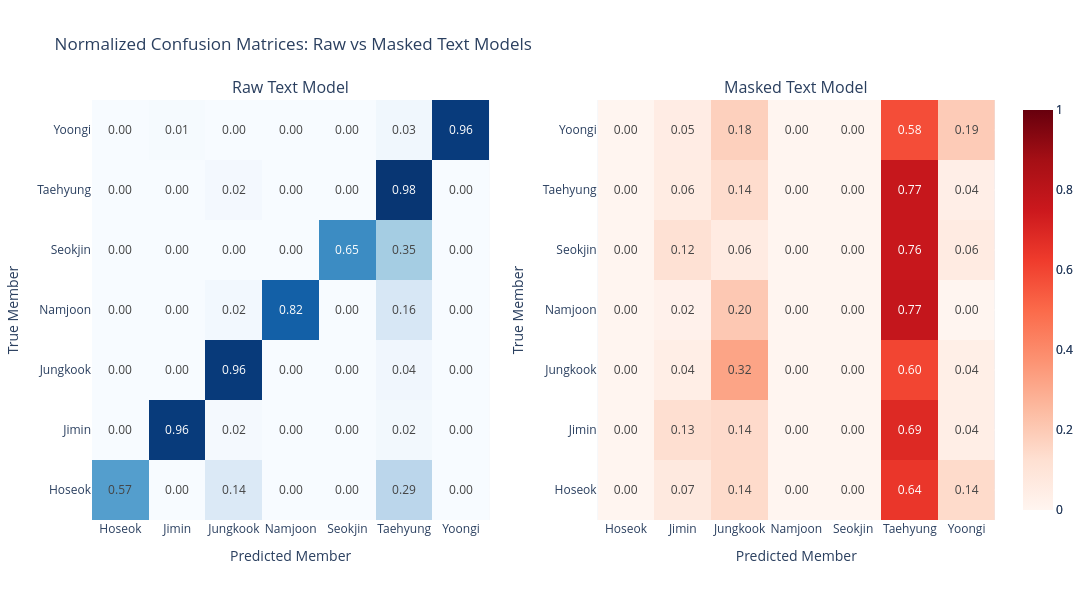

This figure's notebook cell:
### Markdown cell above
### 7.9 Confusion Matrix

A confusion matrix is a tabular representation that compares true labels with predicted labels for a classification model. In this context, it will help demonstrating which specific member classes are being correctly or incorrectly predicted. In other words, it shows whether the model is correctly identifying each member or confusing them with others

### Code cell
# Confusion matrix figure paths

MASKING_CM_HTML = (
    BOTS_FIGURES_PATH /
    "06_masking_confusionmatrice.html"
)

MASKING_CM_PNG = (
    BOTS_FIGURES_PATH /
    "06_masking_confusionmatrice.png"
)


# Prepare labels

labels = sorted(
    bots["member"].unique()
)


# Generate predictions

y_pred_raw = model_raw.predict(
    X_test_raw
)

y_pred_masked = model_masked.predict(
    X_test_masked
)


# Create normalized confusion matrix

def normalized_cm_df(y_true, y_pred, labels):

    cm = confusion_matrix(
        y_true,
        y_pred,
        labels=labels
    )

    cm_norm = (
        cm.astype(float)
        / cm.sum(axis=1, keepdims=True)
    )

    return pd.DataFrame(
        cm_norm,
        index=labels,
        columns=labels
    )


cm_raw_norm = normalized_cm_df(
    y_test_raw,
    y_pred_raw,
    labels
)

cm_masked_norm = normalized_cm_df(
    y_test_masked,
    y_pred_masked,
    labels
)


# Create side-by-side heatmaps

fig = make_subplots(
    rows=1,
    cols=2,
    subplot_titles=(
        "Raw Text Model",
        "Masked Text Model"
    ),
    horizontal_spacing=0.12
)


# Raw text heatmap

fig.add_trace(
    go.Heatmap(
        z=cm_raw_norm.values,
        x=labels,
        y=labels,
        colorscale="Blues",
        zmin=0,
        zmax=1,
        showscale=True,
        text=cm_raw_norm.values,
        texttemplate="%{text:.2f}",
        hovertemplate=(
            "True: %{y}<br>"
            "Pred: %{x}<br>"
            "Value: %{z:.2f}"
            "<extra></extra>"
        )
    ),
    row=1,
    col=1
)


# Masked text heatmap

fig.add_trace(
    go.Heatmap(
        z=cm_masked_norm.values,
        x=labels,
        y=labels,
        colorscale="Reds",
        zmin=0,
        zmax=1,
        showscale=True,
        text=cm_masked_norm.values,
        texttemplate="%{text:.2f}",
        hovertemplate=(
            "True: %{y}<br>"
            "Pred: %{x}<br>"
            "Value: %{z:.2f}"
            "<extra></extra>"
        )
    ),
    row=1,
    col=2
)


# Figure layout

fig.update_layout(
    title="Normalized Confusion Matrices: Raw vs Masked Text Models",
    width=1200,
    height=600
)


fig.update_xaxes(
    title_text="Predicted Member",
    row=1,
    col=1
)

fig.update_yaxes(
    title_text="True Member",
    row=1,
    col=1
)

fig.update_xaxes(
    title_text="Predicted Member",
    row=1,
    col=2
)

fig.update_yaxes(
    title_text="True Member",
    row=1,
    col=2
)


# Save HTML if it does not already exist

if MASKING_CM_HTML.exists():

    print(
        f"Skipped existing HTML: {MASKING_CM_HTML}"
    )

else:

    fig.write_html(
        MASKING_CM_HTML,
        include_plotlyjs="cdn"
    )

    print(
        f"Saved HTML: {MASKING_CM_HTML}"
    )


# Save PNG if it does not already exist

if MASKING_CM_PNG.exists():

    print(
        f"Skipped existing PNG: {MASKING_CM_PNG}"
    )

else:

    fig.write_image(
        MASKING_CM_PNG,
        format="png",
        scale=3
    )

    print(
        f"Saved PNG: {MASKING_CM_PNG}"
    )


# Display figure

fig.show()

### Figure 1 — Plotly figure (JSON) as saved in the notebook; plotly's stock layout.template omitted (floating-point values rounded to 4 significant figures)
{"data": [{"colorscale": [[0, "rgb(247,251,255)"], [0.125, "rgb(222,235,247)"], [0.25, "rgb(198,219,239)"], [0.375, "rgb(158,202,225)"], [0.5, "rgb(107,174,214)"], [0.625, "rgb(66,146,198)"], [0.75, "rgb(33,113,181)"], [0.875, "rgb(8,81,156)"], [1, "rgb(8,48,107)"]], "hovertemplate": "True: %{y}<br>Pred: %{x}<br>Value: %{z:.2f}<extra></extra>", "showscale": true, "text": [[0.5714, 0.0, 0.1429, 0.0, 0.0, 0.2857, 0.0], [0.0, 0.96, 0.016, 0.0, 0.0, 0.024, 0.0], [0.0, 0.0, 0.963, 0.0, 0.0, 0.03704, 0.0], [0.0, 0.0, 0.02273, 0.8182, 0.0, 0.1591, 0.0], [0.0, 0.0, 0.0, 0.0, 0.6471, 0.3529, 0.0], [0.0, 0.0, 0.02155, 0.0, 0.0, 0.9784, 0.0], [0.0, 0.008475, 0.0, 0.0, 0.0, 0.0339, 0.9576]], "texttemplate": "%{text:.2f}", "type": "heatmap", "x": ["Hoseok", "Jimin", "Jungkook", "Namjoon", "Seokjin", "Taehyung", "Yoongi"], "xaxis": "x", "y": ["Hoseok", "Jimin", "Jungkook", "Namjoon", "Seokjin", "Taehyung", "Yoongi"], "yaxis": "y", "z": [[0.5714, 0.0, 0.1429, 0.0, 0.0, 0.2857, 0.0], [0.0, 0.96, 0.016, 0.0, 0.0, 0.024, 0.0], [0.0, 0.0, 0.963, 0.0, 0.0, 0.03704, 0.0], [0.0, 0.0, 0.02273, 0.8182, 0.0, 0.1591, 0.0], [0.0, 0.0, 0.0, 0.0, 0.6471, 0.3529, 0.0], [0.0, 0.0, 0.02155, 0.0, 0.0, 0.9784, 0.0], [0.0, 0.008475, 0.0, 0.0, 0.0, 0.0339, 0.9576]], "zmax": 1, "zmin": 0}, {"colorscale": [[0, "rgb(255,245,240)"], [0.125, "rgb(254,224,210)"], [0.25, "rgb(252,187,161)"], [0.375, "rgb(252,146,114)"], [0.5, "rgb(251,106,74)"], [0.625, "rgb(239,59,44)"], [0.75, "rgb(203,24,29)"], [0.875, "rgb(165,15,21)"], [1, "rgb(103,0,13)"]], "hovertemplate": "True: %{y}<br>Pred: %{x}<br>Value: %{z:.2f}<extra></extra>", "showscale": true, "text": [[0.0, 0.07143, 0.1429, 0.0, 0.0, 0.6429, 0.1429], [0.0, 0.128, 0.144, 0.0, 0.0, 0.688, 0.04], [0.0, 0.04321, 0.321, 0.0, 0.0, 0.5988, 0.03704], [0.0, 0.02273, 0.2045, 0.0, 0.0, 0.7727, 0.0], [0.0, 0.1176, 0.05882, 0.0, 0.0, 0.7647, 0.05882], [0.0, 0.05603, 0.1379, 0.0, 0.0, 0.7672, 0.03879], [0.0, 0.05085, 0.178, 0.0, 0.0, 0.5763, 0.1949]], "texttemplate": "%{text:.2f}", "type": "heatmap", "x": ["Hoseok", "Jimin", "Jungkook", "Namjoon", "Seokjin", "Taehyung", "Yoongi"], "xaxis": "x2", "y": ["Hoseok", "Jimin", "Jungkook", "Namjoon", "Seokjin", "Taehyung", "Yoongi"], "yaxis": "y2", "z": [[0.0, 0.07143, 0.1429, 0.0, 0.0, 0.6429, 0.1429], [0.0, 0.128, 0.144, 0.0, 0.0, 0.688, 0.04], [0.0, 0.04321, 0.321, 0.0, 0.0, 0.5988, 0.03704], [0.0, 0.02273, 0.2045, 0.0, 0.0, 0.7727, 0.0], [0.0, 0.1176, 0.05882, 0.0, 0.0, 0.7647, 0.05882], [0.0, 0.05603, 0.1379, 0.0, 0.0, 0.7672, 0.03879], [0.0, 0.05085, 0.178, 0.0, 0.0, 0.5763, 0.1949]], "zmax": 1, "zmin": 0}], "layout": {"annotations": [{"font": {"size": 16}, "showarrow": false, "text": "Raw Text Model", "x": 0.22, "xanchor": "center", "xref": "paper", "y": 1, "yanchor": "bottom", "yref": "paper"}, {"font": {"size": 16}, "showarrow": false, "text": "Masked Text Model", "x": 0.78, "xanchor": "center", "xref": "paper", "y": 1, "yanchor": "bottom", "yref": "paper"}], "height": 600, "title": {"text": "Normalized Confusion Matrices: Raw vs Masked Text Models"}, "width": 1200, "xaxis": {"anchor": "y", "domain": [0, 0.44], "title": {"text": "Predicted Member"}}, "xaxis2": {"anchor": "y2", "domain": [0.56, 1], "title": {"text": "Predicted Member"}}, "yaxis": {"anchor": "x", "domain": [0, 1], "title": {"text": "True Member"}}, "yaxis2": {"anchor": "x2", "domain": [0, 1], "title": {"text": "True Member"}}}}
